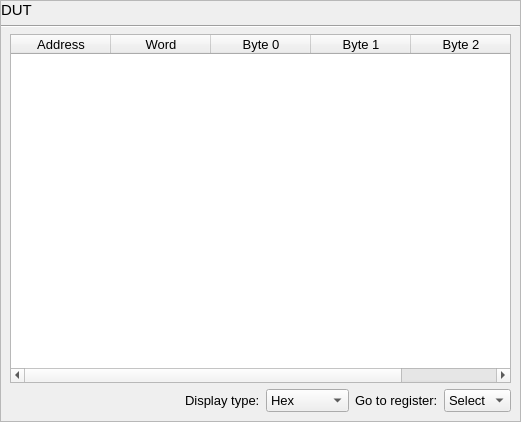
<?xml version="1.0" encoding="UTF-8"?>
<ui version="4.0">
 <class>Mem_DUT_widget</class>
 <widget class="QWidget" name="Mem_DUT_widget">
  <property name="geometry">
   <rect>
    <x>0</x>
    <y>0</y>
    <width>521</width>
    <height>422</height>
   </rect>
  </property>
  <property name="windowTitle">
   <string>Form</string>
  </property>
  <layout class="QHBoxLayout" name="horizontalLayout">
   <property name="leftMargin">
    <number>0</number>
   </property>
   <property name="topMargin">
    <number>0</number>
   </property>
   <property name="rightMargin">
    <number>0</number>
   </property>
   <property name="bottomMargin">
    <number>0</number>
   </property>
   <item>
    <widget class="QScrollArea" name="scrollArea">
     <property name="widgetResizable">
      <bool>true</bool>
     </property>
     <widget class="QWidget" name="scrollAreaWidgetContents">
      <property name="geometry">
       <rect>
        <x>0</x>
        <y>0</y>
        <width>519</width>
        <height>420</height>
       </rect>
      </property>
      <layout class="QVBoxLayout" name="verticalLayout">
       <property name="leftMargin">
        <number>0</number>
       </property>
       <property name="topMargin">
        <number>0</number>
       </property>
       <property name="rightMargin">
        <number>0</number>
       </property>
       <property name="bottomMargin">
        <number>9</number>
       </property>
       <item>
        <widget class="QLabel" name="label">
         <property name="maximumSize">
          <size>
           <width>16777215</width>
           <height>16777</height>
          </size>
         </property>
         <property name="font">
          <font>
           <pointsize>11</pointsize>
          </font>
         </property>
         <property name="text">
          <string>DUT</string>
         </property>
        </widget>
       </item>
       <item>
        <widget class="Line" name="line">
         <property name="orientation">
          <enum>Qt::Horizontal</enum>
         </property>
        </widget>
       </item>
       <item>
        <layout class="QHBoxLayout" name="horizontalLayout_3">
         <property name="leftMargin">
          <number>9</number>
         </property>
         <property name="rightMargin">
          <number>9</number>
         </property>
         <item>
          <widget class="QTableWidget" name="Mem_DUT_tableWidget">
           <property name="font">
            <font>
             <pointsize>10</pointsize>
            </font>
           </property>
           <attribute name="horizontalHeaderCascadingSectionResizes">
            <bool>false</bool>
           </attribute>
           <attribute name="horizontalHeaderShowSortIndicator" stdset="0">
            <bool>false</bool>
           </attribute>
           <attribute name="horizontalHeaderStretchLastSection">
            <bool>true</bool>
           </attribute>
           <attribute name="verticalHeaderCascadingSectionResizes">
            <bool>false</bool>
           </attribute>
           <column>
            <property name="text">
             <string>Address</string>
            </property>
            <property name="font">
             <font>
              <pointsize>10</pointsize>
             </font>
            </property>
            <property name="textAlignment">
             <set>AlignCenter</set>
            </property>
           </column>
           <column>
            <property name="text">
             <string>Word</string>
            </property>
            <property name="font">
             <font>
              <pointsize>10</pointsize>
             </font>
            </property>
           </column>
           <column>
            <property name="text">
             <string>Byte 0</string>
            </property>
            <property name="font">
             <font>
              <pointsize>10</pointsize>
             </font>
            </property>
           </column>
           <column>
            <property name="text">
             <string>Byte 1</string>
            </property>
            <property name="font">
             <font>
              <pointsize>10</pointsize>
             </font>
            </property>
           </column>
           <column>
            <property name="text">
             <string>Byte 2</string>
            </property>
            <property name="font">
             <font>
              <pointsize>10</pointsize>
             </font>
            </property>
           </column>
          </widget>
         </item>
        </layout>
       </item>
       <item>
        <layout class="QHBoxLayout" name="horizontalLayout_2">
         <property name="leftMargin">
          <number>9</number>
         </property>
         <property name="rightMargin">
          <number>9</number>
         </property>
         <item>
          <spacer name="horizontalSpacer">
           <property name="orientation">
            <enum>Qt::Horizontal</enum>
           </property>
           <property name="sizeHint" stdset="0">
            <size>
             <width>40</width>
             <height>20</height>
            </size>
           </property>
          </spacer>
         </item>
         <item>
          <widget class="QLabel" name="label_2">
           <property name="font">
            <font>
             <pointsize>10</pointsize>
            </font>
           </property>
           <property name="text">
            <string>Display type:</string>
           </property>
          </widget>
         </item>
         <item>
          <widget class="QComboBox" name="comboBox">
           <property name="font">
            <font>
             <pointsize>10</pointsize>
            </font>
           </property>
           <item>
            <property name="text">
             <string>Hex</string>
            </property>
           </item>
           <item>
            <property name="text">
             <string>Binary</string>
            </property>
           </item>
           <item>
            <property name="text">
             <string>Unsigned</string>
            </property>
           </item>
           <item>
            <property name="text">
             <string>Signed</string>
            </property>
           </item>
           <item>
            <property name="text">
             <string>ASCⅡ</string>
            </property>
           </item>
           <item>
            <property name="text">
             <string>Float</string>
            </property>
           </item>
          </widget>
         </item>
         <item>
          <widget class="QLabel" name="label_3">
           <property name="font">
            <font>
             <pointsize>10</pointsize>
            </font>
           </property>
           <property name="text">
            <string>Go to register:</string>
           </property>
          </widget>
         </item>
         <item>
          <widget class="QComboBox" name="comboBox_2">
           <property name="font">
            <font>
             <pointsize>10</pointsize>
            </font>
           </property>
           <item>
            <property name="text">
             <string>Select</string>
            </property>
           </item>
           <item>
            <property name="text">
             <string>x0</string>
            </property>
           </item>
           <item>
            <property name="text">
             <string>x1(ra)</string>
            </property>
           </item>
           <item>
            <property name="text">
             <string>x2(sp)</string>
            </property>
           </item>
           <item>
            <property name="text">
             <string>x3(gp)</string>
            </property>
           </item>
           <item>
            <property name="text">
             <string>x4(tp)</string>
            </property>
           </item>
           <item>
            <property name="text">
             <string>x5(t0)</string>
            </property>
           </item>
           <item>
            <property name="text">
             <string>x6(t1)</string>
            </property>
           </item>
           <item>
            <property name="text">
             <string>x7(t2)</string>
            </property>
           </item>
           <item>
            <property name="text">
             <string>x8(s0)</string>
            </property>
           </item>
          </widget>
         </item>
        </layout>
       </item>
      </layout>
     </widget>
    </widget>
   </item>
  </layout>
 </widget>
 <resources/>
 <connections/>
</ui>
